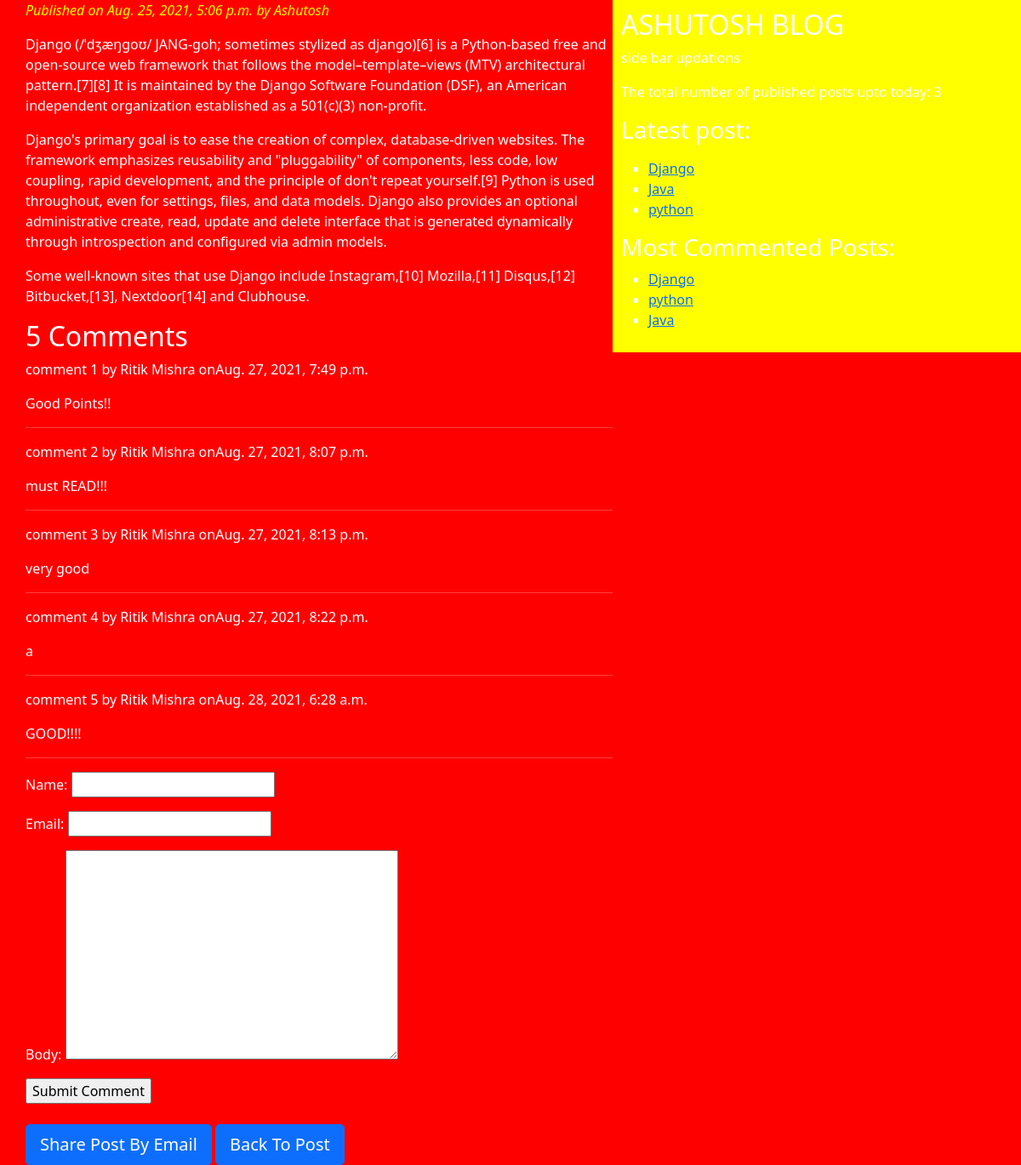
/django/, run on the app's committed database.
### testapp/models.py (models this page shows, shortened)
class Post(models.Model):
  STATUS_CHOICES=(('draft','Draft'),('published','Published'))
  title=models.CharField(max_length=264)
  slug=models.SlugField(max_length=264,unique_for_date='publish')
  author=models.ForeignKey(User,related_name='blog_posts',on_delete=models.CASCADE)
  body=models.TextField()
  publish=models.DateTimeField(default=timezone.now)
  created=models.DateTimeField(auto_now_add=True)#da
  updated=models.DateTimeField(auto_now=True)#datetme of save() action
  status=models.CharField(max_length=10,choices=STATUS_CHOICES,default='draft')
  objects=CustomManager()
  tags=TaggableManager()
  class Meta:
     ordering=('-publish',)
  def get_absolute_url(self):
    return reverse('post_detail',args=[self.slug])

class Comment(models.Model):
  post=models.ForeignKey(Post,related_name='comments',on_delete=models.CASCADE)
  name=models.CharField(max_length=32)
  email=models.EmailField()
  body=models.TextField()
  created=models.DateTimeField(auto_now_add=True)
  updated=models.DateTimeField(auto_now=True)
  active=models.BooleanField(default=True)
  class Meta:
   ordering=('created',)

### testapp/views.py (the view)
# urls.py: url(r'^(?P<post>[-\w]+)/$', views.post_detail,name='post_detail'),
def post_detail(request,post):
    post1=get_object_or_404(Post,slug=post)
    comment=post1.comments.filter(active=True)
    csubmit=False
    if request.method=='POST':
     form=CommentForm(request.POST)
     if form.is_valid():
         new_comment=form.save(commit=False)
         new_comment.post=post1
         new_comment.save()
         csubmit=True
    else:
       form=CommentForm()
    return render(request,'testapp/post_detail.html',{'post1':post1,'form':form,'comment':comment,'csubmit':csubmit})

### testapp/forms.py
class CommentForm(forms.ModelForm):
 class Meta:
  model=Comment
  fields=('name','email','body')

### testapp/models.py (called while the page is built)
  def get_queryset(self):
    return super().get_queryset().filter(status='published')

### testapp/templatetags/blogtags.py (called while the page is built)
@register.simple_tag
def total_posts():
    return Post.objects.count()

@register.inclusion_tag('testapp/latest_posts123.html')
def show_latest_posts(count=5):
  latest_posts=Post.objects.all().order_by('-publish')[:count]
  return {'latest_posts':latest_posts}

@register.simple_tag
def get_most_commented_posts(count=5):
 return Post.objects.annotate(total_comments=Count('comments')).order_by('-total_comments')[:count]

### template/testapp/post_detail.html (shortened to what this page needs)
<!DOCTYPE html>
{%extends 'testapp/base.html'%}
{%block content%}
<p id='date'>Published on {{post1.publish}} by {{post1.author|title}}</p>
<p>{{post1.body|linebreaks}}</p>
{% with comment.count as comments_count %}
<h2>{{comments_count}} Comment{{comments_count|pluralize}}</h2>
{% endwith%}
{%if comment %}
{%for comment in comment %}
<p> comment {{forloop.counter}} by {{comment.name}} on{{comment.created}}</p>
<p>{{comment.body|linebreaks}}</p>
<hr>
{%endfor%}
{%else%}
<p>There are NO Comments Yet !!!</p>
{%endif%}
{%if csubmit %}
<h2>Your Comment Added Succefully</h2>
{%else%}
 <form method="POST">
     {{form.as_p}}
     <input type="submit" value="Submit Comment">
 </form>
 <br>
 {%endif%}
<a href="/{{post1.id}}/share" class='btn btn-lg btn-primary'>Share Post By Email</a>
<a href="/" class='btn btn-lg btn-primary'>Back To Post</a>
{%endblock%}

### template/testapp/base.html (shortened to what this page needs)
<!doctype html>
{%load static%}
{%load blogtags%}
<html lang="en">
  <head>
    <link href="https://cdn.jsdelivr.net/npm/bootstrap@5.1.0/dist/css/bootstrap.min.css" rel="stylesheet">
    <link rel="stylesheet" href="{%static 'css/blog.css'%}">
  </head>
  <body>
    <div class="content">
      {%block content%}{%endblock%}
      </div>
    <div class='sidebar'>
      <h2>ASHUTOSH BLOG</h2>
      <p>side bar updations</p>
      <p>The total number of published posts upto today: {%total_posts%}</p>
      <h3>Latest post:</h3>
      <p >{%show_latest_posts%}</p>
      <h3>Most Commented Posts:</h3>
      {% get_most_commented_posts as most_commented_posts%}
    <ul>
       {% for post in most_commented_posts %}
    <li><a  href="{{post.get_absolute_url}}" id='la'>{{post.title}}</a></li>
    {% endfor %}
    </ul>
    </div>
    </body>
</html>

### template/testapp/latest_posts123.html
<ul>
 {% for post in latest_posts %}
 <li><a href="{{post.get_absolute_url}}">{{post.title}}</a></li>
 {% endfor %}
 </ul>

### static/css/blog.css (style rules this page uses)
.content { float:left; width: 60%; padding:0 0 0 30px; height: 100%; background:red; }
.sidebar { float:right; width:40%; padding:10px; background: yellow; height: 100%; }
body { color: white; background-color: red; }
#date { font-style: italic; color:yellow; }

### data on the page
Post: publish "Aug. 25, 2021, 5:06 p.m.", author "Ashutosh", body "Django (/ˈdʒæŋɡoʊ/ JANG-goh; sometimes stylized as django)[6] is a Python-based free and open-source web framework that follows the model–template–views (MTV) architectural pattern.[7][8] It is maintained by the Django Software Foundation (DSF), an American independent organization established as a 501(c)(3) non-profit. Django's primary goal is to ease the creation of complex, database-driven websites. The framework emphasizes reusability and \"pluggability\" of components, less code, low coupling, rapid development, and the principle of don't repeat yourself.[9] Python is used throughout, even for settings, files, and data models. Django also provides an optional administrative create, read,…", title "Django"
Comment: name "Ritik Mishra", created "Aug. 27, 2021, 7:49 p.m.", body "Good Points!!"
Comment: name "Ritik Mishra", created "Aug. 27, 2021, 8:07 p.m.", body "must READ!!!"
Comment: name "Ritik Mishra", created "Aug. 27, 2021, 8:13 p.m.", body "very good"
Comment: name "Ritik Mishra", created "Aug. 27, 2021, 8:22 p.m.", body "a"
Comment: name "Ritik Mishra", created "Aug. 28, 2021, 6:28 a.m.", body "GOOD!!!!"
Post: title "Java"
Post: title "python"

### other printed values
{{ comments_count }} "5"
